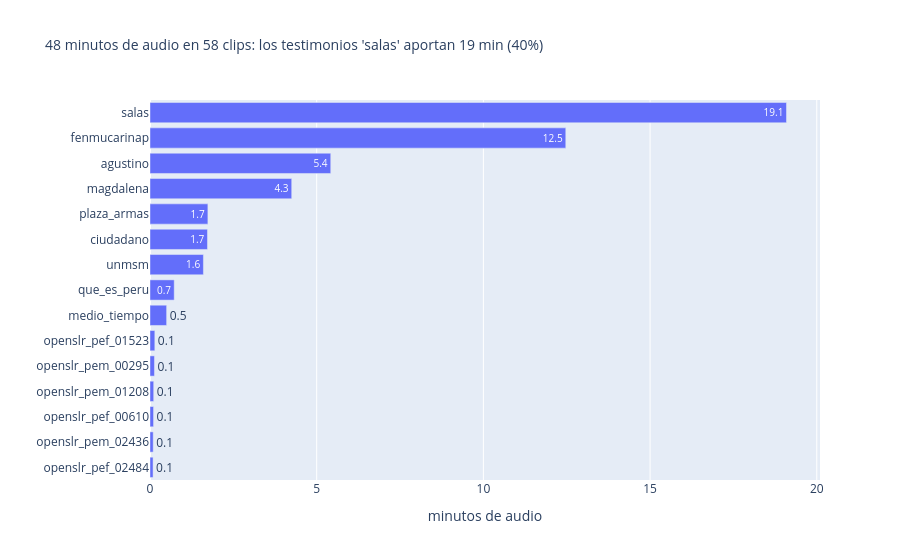

Write notebook code for a chart like this one.
### Code cell
por_fuente = asr.assign(fuente=asr["origen"].str.replace(r"_\d+$", "", regex=True)) \
    .groupby("fuente")["duracion_seg"].sum().div(60).sort_values().reset_index(name="minutos")
top = por_fuente.iloc[-1]
fig = px.bar(por_fuente, x="minutos", y="fuente", orientation="h", text=por_fuente["minutos"].round(1),
             title=(f"{asr['duracion_seg'].sum() / 60:.0f} minutos de audio en {len(asr)} clips: los testimonios "
                    f"'{top['fuente']}' aportan {top['minutos']:.0f} min ({top['minutos'] / por_fuente['minutos'].sum():.0%})"))
fig.update_layout(title_font_size=14, xaxis_title="minutos de audio", yaxis_title="")
fig.show()

### Figure 1 — Plotly figure (JSON) as saved in the notebook; plotly's stock layout.template omitted (floating-point values rounded to 4 significant figures)
{"data": [{"hovertemplate": "minutos=%{x}<br>fuente=%{y}<br>text=%{text}<extra></extra>", "legendgroup": "", "marker": {"color": "#636efa", "pattern": {"shape": ""}}, "name": "", "orientation": "h", "showlegend": false, "text": [0.1, 0.1, 0.1, 0.1, 0.1, 0.1, 0.5, 0.7, 1.6, 1.7, 1.7, 4.3, 5.4, 12.5, 19.1], "textposition": "auto", "type": "bar", "x": [0.0925, 0.09667, 0.1067, 0.111, 0.1337, 0.145, 0.4988, 0.7263, 1.602, 1.724, 1.736, 4.251, 5.422, 12.47, 19.09], "xaxis": "x", "y": ["openslr_pef_02484", "openslr_pem_02436", "openslr_pef_00610", "openslr_pem_01208", "openslr_pem_00295", "openslr_pef_01523", "medio_tiempo", "que_es_peru", "unmsm", "ciudadano", "plaza_armas", "magdalena", "agustino", "fenmucarinap", "salas"], "yaxis": "y"}], "layout": {"barmode": "relative", "legend": {"tracegroupgap": 0}, "title": {"font": {"size": 14}, "text": "48 minutos de audio en 58 clips: los testimonios 'salas' aportan 19 min (40%)"}, "xaxis": {"anchor": "y", "domain": [0.0, 1.0], "title": {"text": "minutos de audio"}}, "yaxis": {"anchor": "x", "domain": [0.0, 1.0], "title": {"text": ""}}}}
